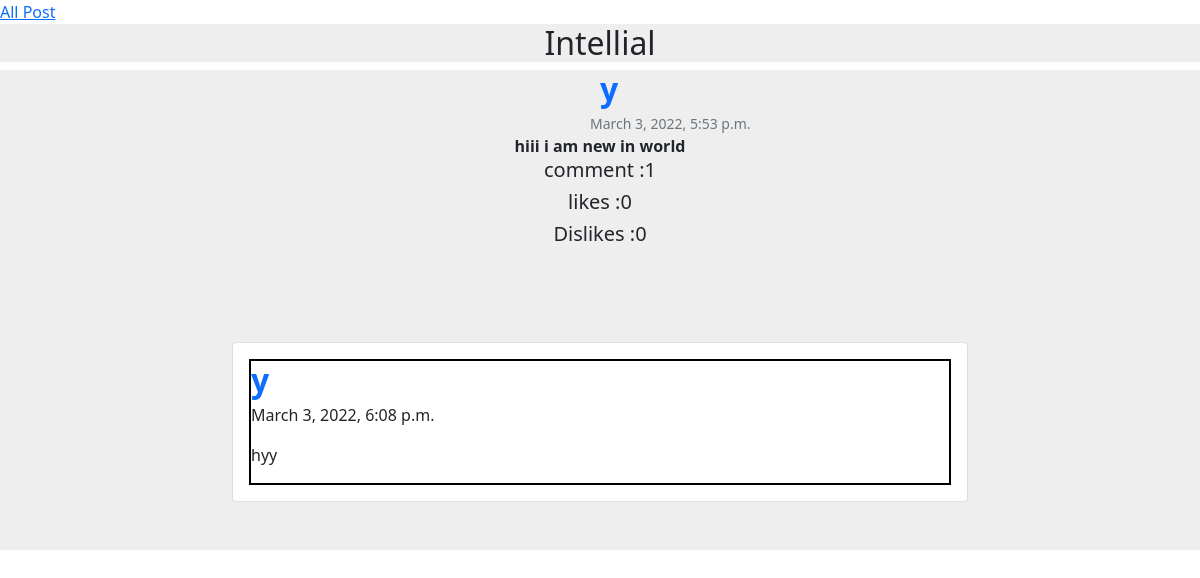
/post_with_comment/37/ (signed in), run on an earlier commit of the app's database.
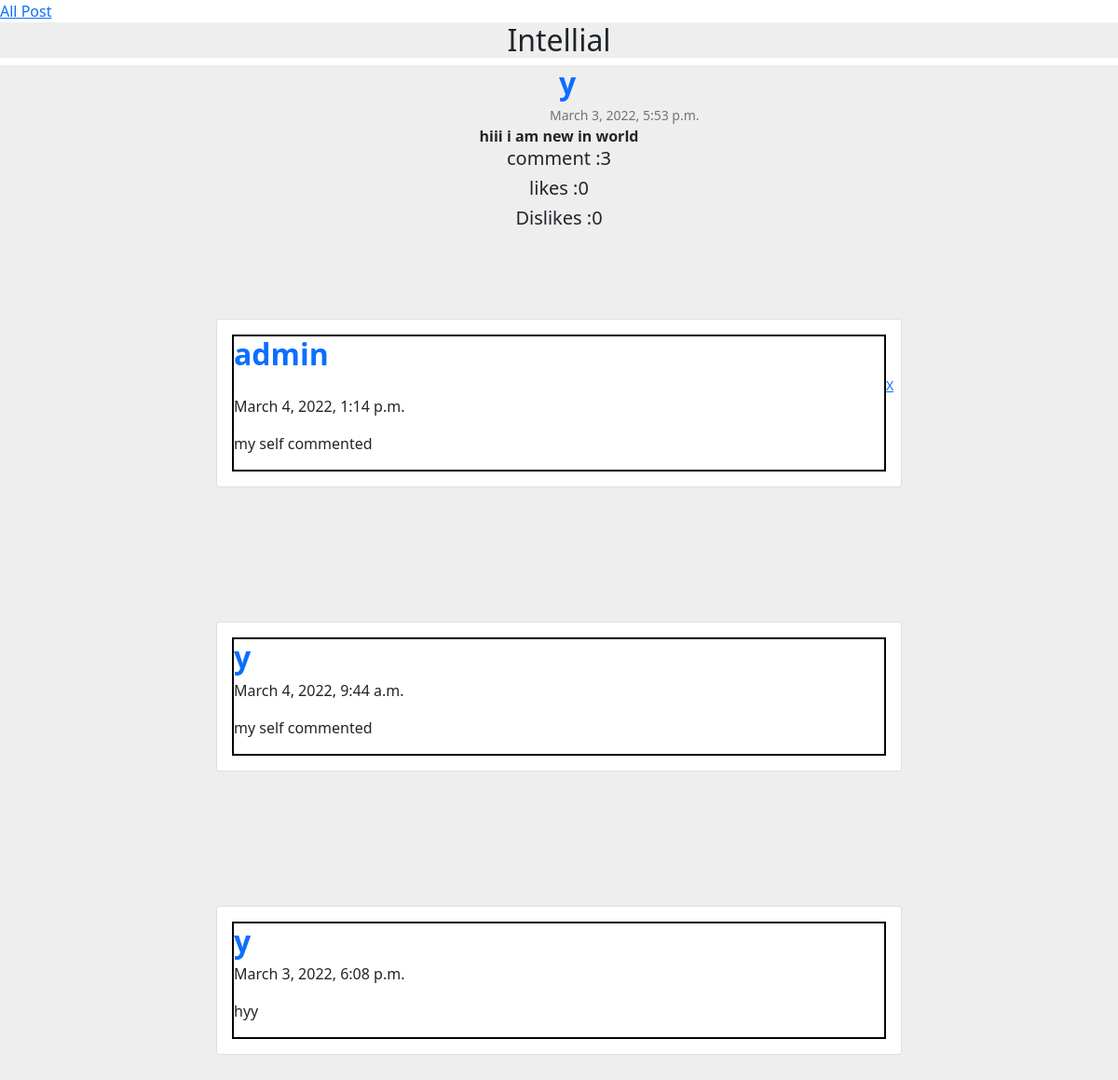
And on a later commit of the database.
### post_app/models.py (models this page shows, shortened)
class Comment(models.Model):
    user = models.ForeignKey(User,on_delete=models.CASCADE)
    post = models.ForeignKey(Post,on_delete=models.CASCADE)
    comment = models.CharField(max_length=100)
    created = models.DateTimeField(auto_now_add=True)

### post_app/views.py (the view)
# urls.py: path('post_with_comment/<int:id>/',post_with_comment,name='post_with_comment'),
def post_with_comment(request,id):
    post = Post.objects.get(id=id)
    comment = Comment.objects.filter(post=post).order_by("-created")
    number_of_comment = comment.count()
    like = Like.objects.filter(post=post)
    number_of_like =like.count()
    dislike = Dislike.objects.filter(post=post)
    number_of_dislike = dislike.count()
    return render(request,'comment_page.html',{'comment':comment,'post':post,'number_of_comment':number_of_comment,"number_of_like":number_of_like,"number_of_dislike":number_of_dislike})

### post_app/models.py (called while the page is built)
    def __str__(self):
        return self.post_message

### post_app/templates/comment_page.html (shortened to what this page needs)
<!DOCTYPE html>
<html lang="en">
<head>
    <link href="https://cdn.jsdelivr.net/npm/bootstrap@5.1.3/dist/css/bootstrap.min.css" rel="stylesheet"
>
</head>
<body>
    <a href="{% url 'post_listing' %}">All Post</a>
    <center>
        <div>
            <h2 style="background-color: #eee;">Intellial</h2>
        </div>
    </center>
    <section style="background-color: #eee;">
        <center>
            <div class="d-flex flex-start align-items-center">
                <div>
                    <h2 class="fw-bold text-primary mb-1 d-flex" style="margin-left: 600px;">{{post.user}}</h2>
                    <p class="text-muted small mb-0" style="margin-left: 590px;">
                        {{post.created}}
                    </p>
                </div>
            </div>
            <p class="fw-bold  mb-0">
                {{post}}
            </p>
            <div>
                <h5>comment :{{number_of_comment}}</h5>
                <h5>likes :{{number_of_like}}</h5>
                <h5>Dislikes :{{number_of_dislike}}</h5>
            </div>
        </center>
        {% for i in comment %}
        <div class="container my-5 py-5">
            <div class="row d-flex justify-content-center">
                <div class="col-md-12 col-lg-10 col-xl-8">
                    <div class="card">
                        <div class="card-body">
                            <div style="border: 2px solid black;">
                                <h2 class="fw-bold text-primary mb-1">{{i.user}}</h2>
                                {% if request.user == i.user %}
                                <p class="text-muted small mb-0 " style="margin-left: 700px;"><a
                                        href="{% url 'delete_comment' id=i.id %}">X</a>
                                </p>
                                {% endif %}
                                <p>{{i.created}}</p>
                                <p>{{i.comment}}</p>
                            </div>
                        </div>
                    </div>
                </div>
            </div>
        </div>
        {% endfor %}
    </section>
</body>
</html>

What changed in the data, as far as the page shows it:
added Comment: user "admin", shows "X", created "March 4, 2022, 1:14 p.m.", comment "my self commented"
added Comment: user "y", created "March 4, 2022, 9:44 a.m.", comment "my self commented"
Also different on the page:
{{ number_of_comment }}: "1" → "3"
